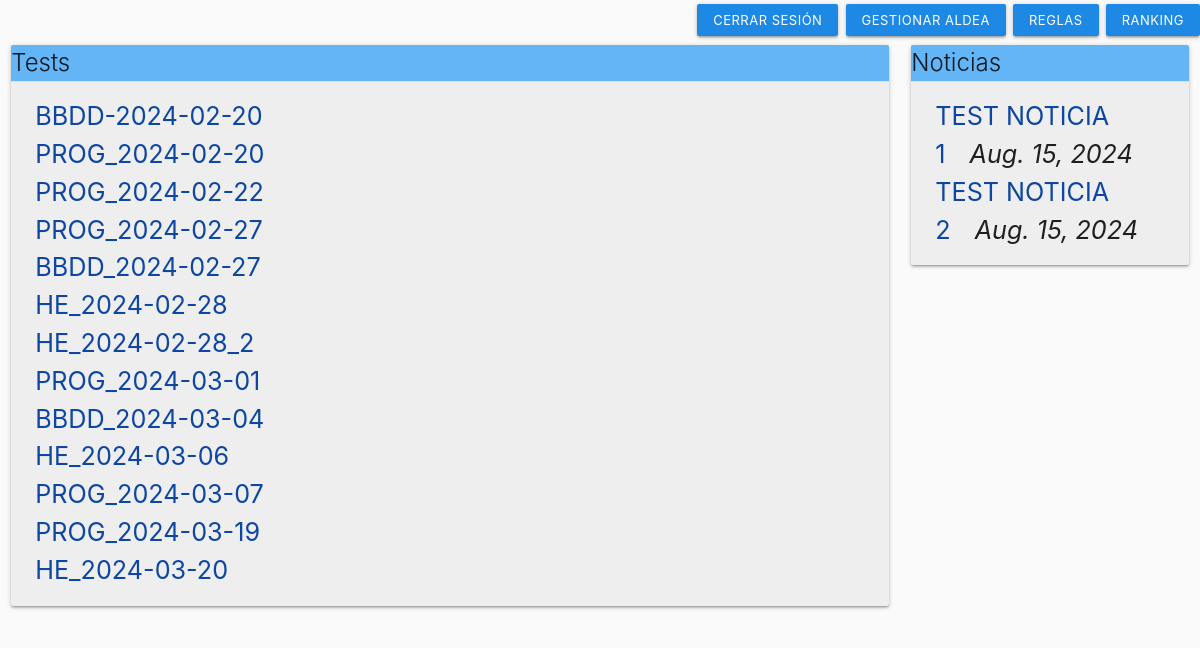
Page /DAWActivity/ (signed in) on the committed database.
### DAWActivity/models.py (models this page shows, shortened)
class Test (models.Model):
	testName = models.TextField("Test name", primary_key=True)
	date = models.DateTimeField("Available from")
	subject = models.IntegerField("Subject") #0 = prog, 1 = BBDD, 2 = EH

class New(models.Model):
	title = models.TextField("Title")
	desc = models.TextField("Description")
	newDate = models.DateField("New date")

### DAWActivity/views/indexView.py (the view)
# urls.py: path('', indexView.index, name='index'),
def index(request):
	if not request.user.is_authenticated:
		return render(request,'DAWActivity/login.html',{'msg':'Es necesario iniciar sesión para acceder a la página solicitada'})
	else:
		if Student.objects.filter(user_id=request.user.id)[0].subject == 3: #admin
			tests = Test.objects.all()
		else:
			tests = Test.objects.filter(subject = Student.objects.filter(user_id=request.user.id)[0].subject)
		news = New.objects.all().order_by("-newDate")
		return render(request,'DAWActivity/index.html',{'tests':tests,'news':news})

### DAWActivity/templates/DAWActivity/index.html (shortened to what this page needs)
<!DOCTYPE html>
<html>
<head>
	<link rel="stylesheet" href="https://cdnjs.cloudflare.com/ajax/libs/materialize/1.0.0/css/materialize.min.css">
</head>
<body class="grey lighten-5 flow-text">
	<div class="right-align">
		<a class="waves-effect waves-light btn-small blue darken-1" href='./logout'>Cerrar sesión</a>
		<a class="waves-effect waves-light btn-small blue darken-1" href='./manager'>Gestionar aldea</a>
		<a class="waves-effect waves-light btn-small blue darken-1" href='/DAWActivity/rules'>Reglas</a>
		<a class="waves-effect waves-light btn-small blue darken-1" href='/DAWActivity/ranking'>Ranking</a>
	</div>
	<div class="row">
		<div class="col s9">
			<div class="card blue lighten-2">
				<div class="card-title">Tests</div>
				<div class="card-action grey lighten-3">
					{% for test in tests %}
					<div>
						<a class="blue-text text-darken-4" href='./test{{test.testName}}'>{{test.testName}}</a>
					</div>
					{% endfor %}
				</div>
			</div>
		</div>
		<div class="col s3">
			<div class="card blue lighten-2">
				<div class="card-title">Noticias</div>
				<div class="card-action grey lighten-3">
					{% for new in news%}
					<div>
						<a class="blue-text text-darken-4" href='./new{{new.title}}'>{{new.title}}</a><i
							class="right-align">{{new.newDate}}</i>
					</div>
					{% endfor %}
				</div>
			</div>
		</div>
	</div>
</body>
</html>

### rows in the picture
Test: testName "BBDD-2024-02-20"
Test: testName "PROG_2024-02-20"
Test: testName "PROG_2024-02-22"
Test: testName "PROG_2024-02-27"
Test: testName "BBDD_2024-02-27"
Test: testName "HE_2024-02-28"
Test: testName "HE_2024-02-28_2"
Test: testName "PROG_2024-03-01"
Test: testName "BBDD_2024-03-04"
Test: testName "HE_2024-03-06"
Test: testName "PROG_2024-03-07"
Test: testName "PROG_2024-03-19"
Test: testName "HE_2024-03-20"
New: title "TEST NOTICIA 1", newDate "Aug. 15, 2024"
New: title "TEST NOTICIA 2", newDate "Aug. 15, 2024"
